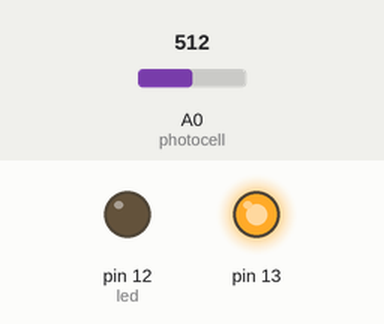
The sketch below on a simulated Arduino Uno, built with avr-gcc and run on an emulated ATmega328P. Shown: output pins drawn as LEDs (lit = HIGH). The test bench sets the inputs (shaded band); at power-on: A0 (photocell) = 512.

Above: at 0.1 s.
At 5.1 s:
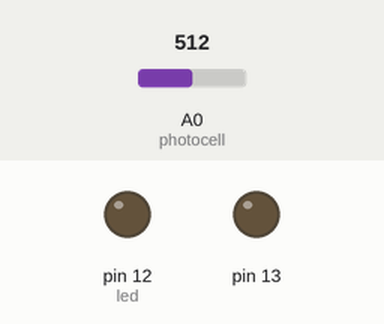
Timing chart, 0 to 6.6 s (numbered marks = the images above):
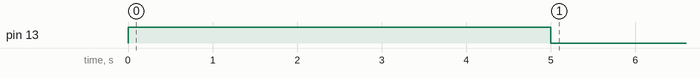

The sketch:

Lab2-ADC.ino
```cpp
//ADC - Examples -> 03. Analog -> AnalogInput, Calibration
int photocell = A0;
int led = 12;

int photocellValue = 0;
int photocellMin = 1023;
int photocellMax = 0;

void setup()
{
  pinMode(13, OUTPUT);
  digitalWrite(13, HIGH);

  while(millis() < 5000)
  {
    photocellValue = analogRead(photocell);

    if(photocellValue > photocellMax)
    {
      photocellMax = photocellValue;
    }

    if(photocellValue < photocellMin)
    {
      photocellMin = photocellValue;
    }
  }
  digitalWrite(13, LOW);
}


void loop()
{
  photocellValue = analogRead(photocell);

  photocellValue = map(photocellValue, photocellMin, photocellMax, 0, 255);

  photocellValue = constrain(photocellValue, 0, 255);

  analogWrite(led, photocellValue);
}
```
